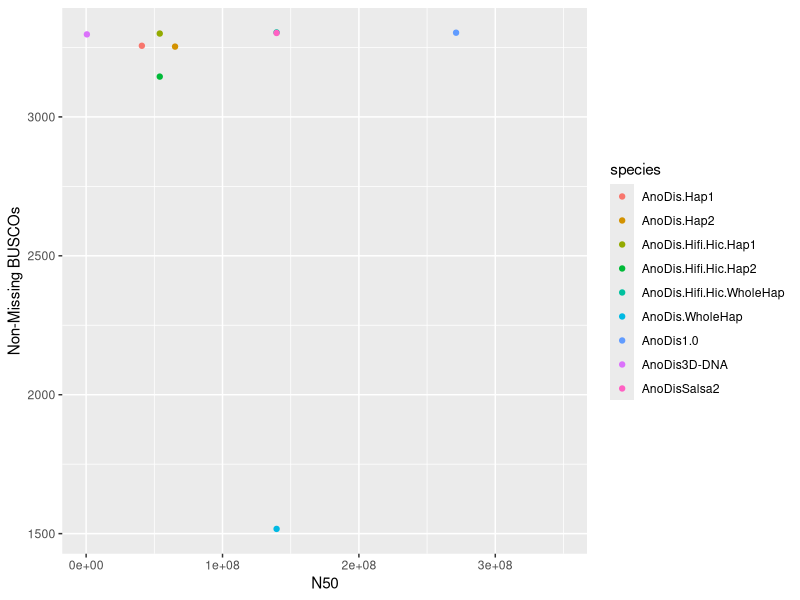
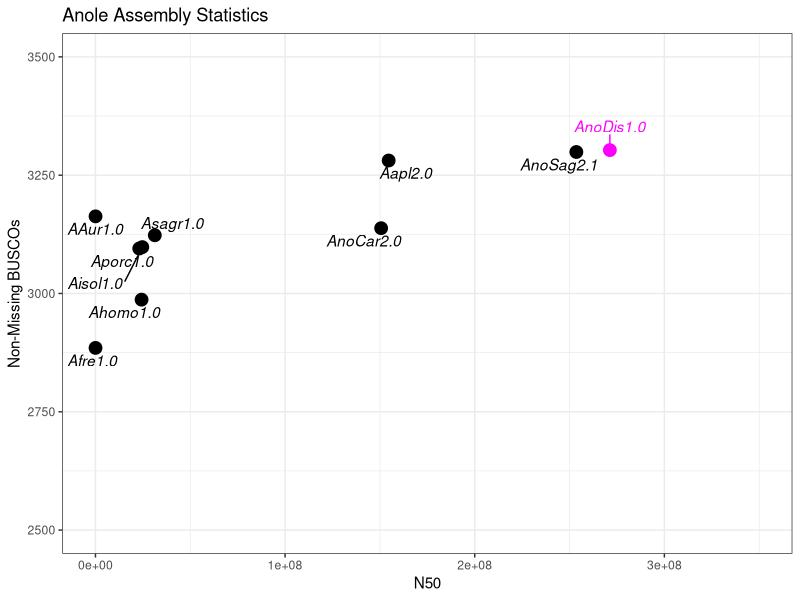
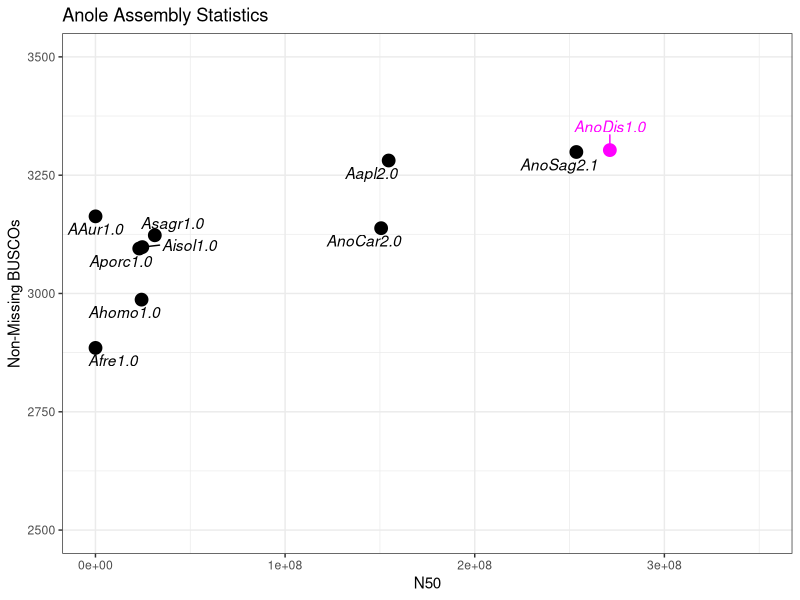

Generate these figures, in order, with R:
library(readr)
library(ggplot2)

# read data
anole_assemblies <- read_csv("anole_assemblies_n50s_buscos.csv")

# select only anolis distichus assemblies
ano_dis <- anole_assemblies[1:9,]

# select non-anolis distichus assemblies
all_others <- anole_assemblies[10:18,]

# plot anolis distichus to see if it improved iteratively, which it did
ggplot(ano_dis, aes(x=main_genome_bases, y=non_missing, color=species)) +
  geom_point() +
  # geom_text(hjust=0, vjust=0) +
  xlim(0,350000000) +
  labs(x="N50", y="Non-Missing BUSCOs")

# select anolis distichus final assembly
anodis1.0 <- subset(anole_assemblies, species=="AnoDis1.0")

# plot anolis distichus final assembly in comparison to the other assemblies
anole_assembly_plot <- ggplot(all_others, aes(x=main_genome_bases, y=non_missing)) +
  geom_point(size=4) +
  geom_point(data=anodis1.0, aes(x=main_genome_bases, y=non_missing), color='magenta', size=4) +
  ggrepel::geom_text_repel(data= anodis1.0, aes(label = anodis1.0$species, fontface = "italic"), color='magenta', nudge_y=50) +
  xlim(0,350000000) +
  labs(x="N50", y="Non-Missing BUSCOs") +
  ggtitle("Anole Assembly Statistics") +
  ggrepel::geom_text_repel(aes(label = all_others$species, fontface = "italic"), color='black', nudge_y=-5) +
  ylim(2500,3500) +
  theme_bw()

# view plot
anole_assembly_plot

# save plot
ggsave("anole_assembly_stats.pdf", anole_assembly_plot,width = 5.27, height = 3.5, units = "in")
